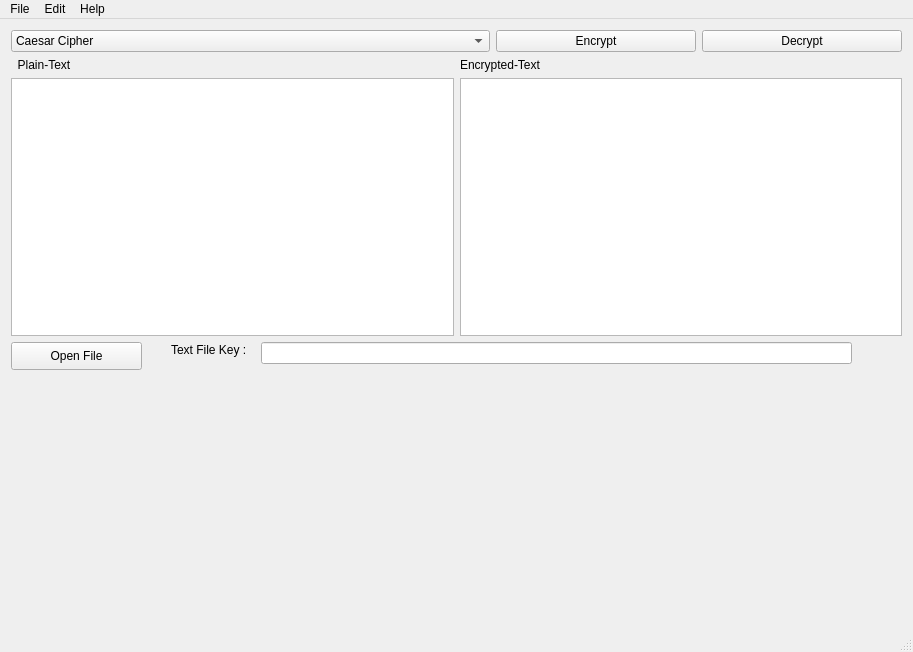
<?xml version="1.0" encoding="UTF-8"?>
<ui version="4.0">
 <class>MainCompMain</class>
 <widget class="QMainWindow" name="MainCompMain">
  <property name="geometry">
   <rect>
    <x>0</x>
    <y>0</y>
    <width>913</width>
    <height>652</height>
   </rect>
  </property>
  <property name="sizePolicy">
   <sizepolicy hsizetype="Preferred" vsizetype="Preferred">
    <horstretch>0</horstretch>
    <verstretch>0</verstretch>
   </sizepolicy>
  </property>
  <property name="windowTitle">
   <string>Encryption Algorithms</string>
  </property>
  <widget class="QWidget" name="centralWidget">
   <layout class="QVBoxLayout" name="verticalLayout_3">
    <item>
     <layout class="QHBoxLayout" name="horizontalLayout">
      <item>
       <widget class="QComboBox" name="TypeComboBox">
        <property name="toolTip">
         <string>Choose Encryption Algorithm</string>
        </property>
        <property name="statusTip">
         <string/>
        </property>
        <item>
         <property name="text">
          <string>Caesar Cipher</string>
         </property>
        </item>
        <item>
         <property name="text">
          <string>DES</string>
         </property>
        </item>
        <item>
         <property name="text">
          <string>DES with Text</string>
         </property>
        </item>
        <item>
         <property name="text">
          <string>Text File Encryption</string>
         </property>
        </item>
       </widget>
      </item>
      <item>
       <widget class="QPushButton" name="EncryptionPushButton">
        <property name="sizePolicy">
         <sizepolicy hsizetype="Fixed" vsizetype="Fixed">
          <horstretch>0</horstretch>
          <verstretch>0</verstretch>
         </sizepolicy>
        </property>
        <property name="minimumSize">
         <size>
          <width>200</width>
          <height>0</height>
         </size>
        </property>
        <property name="toolTip">
         <string>Encrypt Input Text</string>
        </property>
        <property name="text">
         <string>Encrypt</string>
        </property>
       </widget>
      </item>
      <item>
       <widget class="QPushButton" name="DecryptionPushButton">
        <property name="sizePolicy">
         <sizepolicy hsizetype="Fixed" vsizetype="Fixed">
          <horstretch>0</horstretch>
          <verstretch>0</verstretch>
         </sizepolicy>
        </property>
        <property name="minimumSize">
         <size>
          <width>200</width>
          <height>0</height>
         </size>
        </property>
        <property name="toolTip">
         <string>Decrypt input text</string>
        </property>
        <property name="text">
         <string>Decrypt</string>
        </property>
       </widget>
      </item>
     </layout>
    </item>
    <item>
     <layout class="QHBoxLayout" name="horizontalLayout_2">
      <item>
       <layout class="QVBoxLayout" name="verticalLayout">
        <item>
         <widget class="QLabel" name="label">
          <property name="text">
           <string>  Plain-Text</string>
          </property>
         </widget>
        </item>
        <item>
         <widget class="QPlainTextEdit" name="plainTextEdit_plain"/>
        </item>
       </layout>
      </item>
      <item>
       <layout class="QVBoxLayout" name="verticalLayout_2">
        <item>
         <widget class="QLabel" name="label_2">
          <property name="text">
           <string>Encrypted-Text</string>
          </property>
         </widget>
        </item>
        <item>
         <widget class="QPlainTextEdit" name="plainTextEdit_encrypted"/>
        </item>
       </layout>
      </item>
     </layout>
    </item>
    <item>
     <widget class="QStackedWidget" name="stackedWidget">
      <property name="sizePolicy">
       <sizepolicy hsizetype="Preferred" vsizetype="Preferred">
        <horstretch>0</horstretch>
        <verstretch>0</verstretch>
       </sizepolicy>
      </property>
      <property name="layoutDirection">
       <enum>Qt::LeftToRight</enum>
      </property>
      <property name="frameShadow">
       <enum>QFrame::Plain</enum>
      </property>
      <property name="currentIndex">
       <number>3</number>
      </property>
      <widget class="QWidget" name="CaesarCipher">
       <property name="enabled">
        <bool>true</bool>
       </property>
       <widget class="QLabel" name="label_3">
        <property name="geometry">
         <rect>
          <x>30</x>
          <y>10</y>
          <width>129</width>
          <height>16</height>
         </rect>
        </property>
        <property name="text">
         <string>Key :  Range ( 0 : 26 )</string>
        </property>
       </widget>
       <widget class="QLineEdit" name="lineEdit_CC_key">
        <property name="geometry">
         <rect>
          <x>170</x>
          <y>10</y>
          <width>481</width>
          <height>22</height>
         </rect>
        </property>
       </widget>
      </widget>
      <widget class="QWidget" name="page_2">
       <widget class="QLineEdit" name="lineEdit_DES_key_2">
        <property name="geometry">
         <rect>
          <x>120</x>
          <y>10</y>
          <width>551</width>
          <height>20</height>
         </rect>
        </property>
       </widget>
       <widget class="QLabel" name="label_7">
        <property name="geometry">
         <rect>
          <x>10</x>
          <y>10</y>
          <width>111</width>
          <height>21</height>
         </rect>
        </property>
        <property name="text">
         <string>DES Secret Key :</string>
        </property>
       </widget>
      </widget>
      <widget class="QWidget" name="DES">
       <widget class="QLabel" name="label_6">
        <property name="geometry">
         <rect>
          <x>10</x>
          <y>10</y>
          <width>131</width>
          <height>20</height>
         </rect>
        </property>
        <property name="text">
         <string>DES HEX Secret Key : </string>
        </property>
       </widget>
       <widget class="QLineEdit" name="lineEdit_DES_key">
        <property name="geometry">
         <rect>
          <x>150</x>
          <y>10</y>
          <width>591</width>
          <height>20</height>
         </rect>
        </property>
       </widget>
      </widget>
      <widget class="QWidget" name="image">
       <widget class="QLineEdit" name="lineEdit_key">
        <property name="geometry">
         <rect>
          <x>250</x>
          <y>0</y>
          <width>591</width>
          <height>22</height>
         </rect>
        </property>
       </widget>
       <widget class="QLabel" name="label_5">
        <property name="geometry">
         <rect>
          <x>160</x>
          <y>0</y>
          <width>81</width>
          <height>16</height>
         </rect>
        </property>
        <property name="text">
         <string>Text File Key :</string>
        </property>
       </widget>
       <widget class="QPushButton" name="pushButton">
        <property name="geometry">
         <rect>
          <x>0</x>
          <y>0</y>
          <width>131</width>
          <height>28</height>
         </rect>
        </property>
        <property name="text">
         <string>Open File</string>
        </property>
       </widget>
      </widget>
     </widget>
    </item>
   </layout>
  </widget>
  <widget class="QMenuBar" name="menuBar">
   <property name="geometry">
    <rect>
     <x>0</x>
     <y>0</y>
     <width>913</width>
     <height>26</height>
    </rect>
   </property>
   <widget class="QMenu" name="menuFile">
    <property name="title">
     <string>File</string>
    </property>
    <addaction name="Exit"/>
   </widget>
   <widget class="QMenu" name="menuEdit">
    <property name="title">
     <string>Edit</string>
    </property>
    <addaction name="Reset"/>
    <addaction name="separator"/>
    <addaction name="ClearPlainText"/>
    <addaction name="CleaEncryptedText"/>
   </widget>
   <widget class="QMenu" name="menuHelp">
    <property name="title">
     <string>Help</string>
    </property>
    <addaction name="actionAbout_Qt"/>
   </widget>
   <addaction name="menuFile"/>
   <addaction name="menuEdit"/>
   <addaction name="menuHelp"/>
  </widget>
  <widget class="QStatusBar" name="statusBar"/>
  <action name="Reset">
   <property name="text">
    <string>Reset</string>
   </property>
   <property name="toolTip">
    <string>Reset</string>
   </property>
  </action>
  <action name="ClearPlainText">
   <property name="text">
    <string>Clear Plain Text</string>
   </property>
  </action>
  <action name="CleaEncryptedText">
   <property name="text">
    <string>Clear Encrypted Text</string>
   </property>
  </action>
  <action name="actionAbout_Qt">
   <property name="text">
    <string>About Qt</string>
   </property>
  </action>
  <action name="Exit">
   <property name="text">
    <string>Exit</string>
   </property>
  </action>
 </widget>
 <layoutdefault spacing="6" margin="11"/>
 <resources/>
 <connections/>
</ui>
